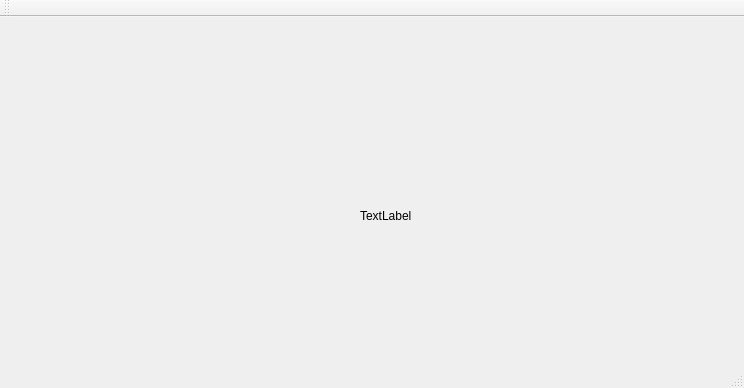
<?xml version="1.0" encoding="UTF-8"?>
<ui version="4.0">
 <class>MainWindow</class>
 <widget class="QMainWindow" name="MainWindow">
  <property name="geometry">
   <rect>
    <x>0</x>
    <y>0</y>
    <width>744</width>
    <height>388</height>
   </rect>
  </property>
  <property name="windowTitle">
   <string>MainWindow</string>
  </property>
  <widget class="QWidget" name="centralWidget">
   <widget class="QLabel" name="pacman_label">
    <property name="geometry">
     <rect>
      <x>10</x>
      <y>110</y>
      <width>67</width>
      <height>51</height>
     </rect>
    </property>
    <property name="text">
     <string/>
    </property>
    <property name="scaledContents">
     <bool>true</bool>
    </property>
   </widget>
   <widget class="QLabel" name="label">
    <property name="geometry">
     <rect>
      <x>610</x>
      <y>40</y>
      <width>67</width>
      <height>51</height>
     </rect>
    </property>
    <property name="text">
     <string/>
    </property>
   </widget>
   <widget class="QLabel" name="yem_label">
    <property name="geometry">
     <rect>
      <x>360</x>
      <y>190</y>
      <width>67</width>
      <height>17</height>
     </rect>
    </property>
    <property name="text">
     <string>TextLabel</string>
    </property>
   </widget>
  </widget>
  <widget class="QMenuBar" name="menuBar">
   <property name="geometry">
    <rect>
     <x>0</x>
     <y>0</y>
     <width>744</width>
     <height>22</height>
    </rect>
   </property>
  </widget>
  <widget class="QToolBar" name="mainToolBar">
   <attribute name="toolBarArea">
    <enum>TopToolBarArea</enum>
   </attribute>
   <attribute name="toolBarBreak">
    <bool>false</bool>
   </attribute>
  </widget>
  <widget class="QStatusBar" name="statusBar"/>
 </widget>
 <layoutdefault spacing="6" margin="11"/>
 <resources/>
 <connections/>
</ui>
